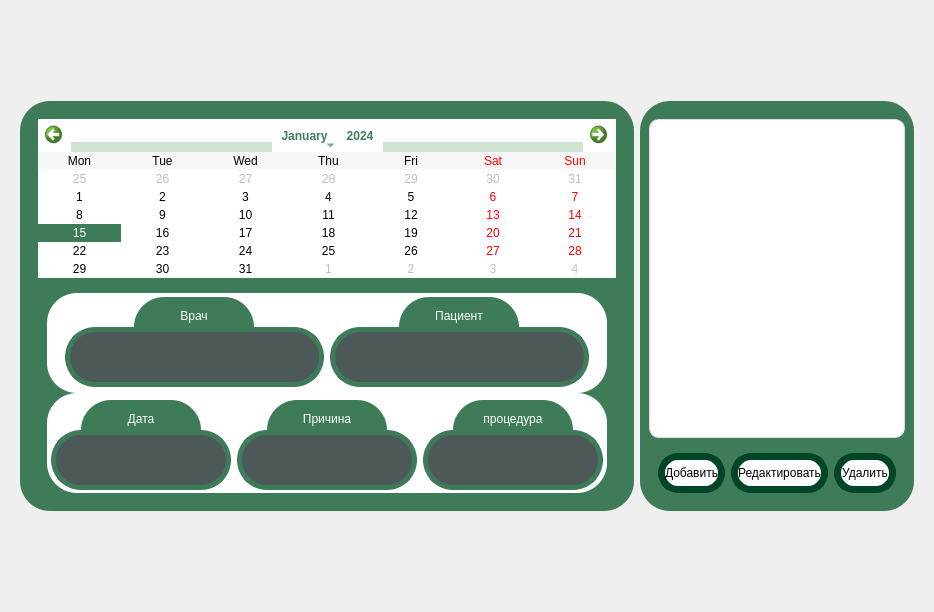
      <widget class="QWidget" name="PAppointment">
       <property name="styleSheet">
        <string notr="true">border-bottom-left-radius:30;
border-bottom-right-radius:30
</string>
       </property>
       <layout class="QVBoxLayout" name="verticalLayout_5">
        <item>
         <widget class="QWidget" name="widget_61" native="true">
          <property name="minimumSize">
           <size>
            <width>0</width>
            <height>75</height>
           </size>
          </property>
          <property name="maximumSize">
           <size>
            <width>16777215</width>
            <height>75</height>
           </size>
          </property>
         </widget>
        </item>
        <item>
         <widget class="QWidget" name="widget_60" native="true">
          <property name="styleSheet">
           <string notr="true"/>
          </property>
          <layout class="QHBoxLayout" name="horizontalLayout_5" stretch="3,2">
           <item>
            <widget class="QWidget" name="widget_63" native="true">
             <property name="styleSheet">
              <string notr="true">background: #3E7C59;
border-radius:30;</string>
             </property>
             <layout class="QVBoxLayout" name="verticalLayout_10" stretch="0,0">
              <property name="leftMargin">
               <number>18</number>
              </property>
              <property name="topMargin">
               <number>18</number>
              </property>
              <property name="rightMargin">
               <number>18</number>
              </property>
              <property name="bottomMargin">
               <number>9</number>
              </property>
              <item>
               <widget class="QCalendarWidget" name="CWAppointments">
                <property name="styleSheet">
                 <string notr="true">QCalendarWidget {
    background-color: white;
}


QCalendarWidget QWidget#qt_calendar_navigationbar {
    background-color: white;

    border-bottom: 10px solid #D0E4D4;

}

QCalendarWidget QToolButton {
    background-color: white;
    color: #3E7C59;
	font-weight:bold;
    padding: 5px;
    icon-size: 20px;
}

QCalendarWidget QToolButton:hover {
    background-color: #F0F7F4;
}

QCalendarWidget QTableView {
    background-color: white;
    selection-background-color: #3E7C59;
    selection-color: white;
    gridline-color: #E8F4EA;
}


QCalendarWidget QTableView::item:selected {
    background-color: #2A5C40; 
    color: white;
}


QCalendarWidget QTableView::item:hover {
    background-color: #F0F7F4;
}


QCalendarWidget QTableView::item:!selected:focus {
    border: 1px solid #3E7C59;
}</string>
                </property>
                <property name="verticalHeaderFormat">
                 <enum>QCalendarWidget::VerticalHeaderFormat::NoVerticalHeader</enum>
                </property>
               </widget>
              </item>
              <item>
               <widget class="QWidget" name="widget_65" native="true">
                <layout class="QVBoxLayout" name="verticalLayout_11">
                 <property name="spacing">
                  <number>0</number>
                 </property>
                 <item>
                  <widget class="QWidget" name="widget_66" native="true">
                   <property name="minimumSize">
                    <size>
                     <width>0</width>
                     <height>100</height>
                    </size>
                   </property>
                   <property name="maximumSize">
                    <size>
                     <width>16777215</width>
                     <height>100</height>
                    </size>
                   </property>
                   <property name="styleSheet">
                    <string notr="true">background:white</string>
                   </property>
                   <layout class="QGridLayout" name="gridLayout_47">
                    <property name="topMargin">
                     <number>0</number>
                    </property>
                    <property name="bottomMargin">
                     <number>0</number>
                    </property>
                    <item row="0" column="0">
                     <widget class="QWidget" name="widget_67" native="true">
                      <property name="maximumSize">
                       <size>
                        <width>16777215</width>
                        <height>110</height>
                       </size>
                      </property>
                      <property name="styleSheet">
                       <string notr="true">background:white</string>
                      </property>
                      <layout class="QGridLayout" name="gridLayout_45">
                       <property name="topMargin">
                        <number>4</number>
                       </property>
                       <property name="bottomMargin">
                        <number>6</number>
                       </property>
                       <property name="verticalSpacing">
                        <number>0</number>
                       </property>
                       <item row="0" column="0" alignment="Qt::AlignmentFlag::AlignHCenter">
                        <widget class="QWidget" name="widget_71" native="true">
                         <property name="minimumSize">
                          <size>
                           <width>120</width>
                           <height>0</height>
                          </size>
                         </property>
                         <property name="maximumSize">
                          <size>
                           <width>120</width>
                           <height>30</height>
                          </size>
                         </property>
                         <property name="styleSheet">
                          <string notr="true">background:#3E7C59;
border-radius:0;
border-top-right-radius:30;
border-top-left-radius:30;</string>
                         </property>
                         <layout class="QGridLayout" name="gridLayout_46">
                          <item row="0" column="0">
                           <widget class="QLabel" name="label_15">
                            <property name="minimumSize">
                             <size>
                              <width>0</width>
                              <height>20</height>
                             </size>
                            </property>
                            <property name="styleSheet">
                             <string notr="true">color:white;</string>
                            </property>
                            <property name="text">
                             <string>Врач</string>
                            </property>
                            <property name="alignment">
                             <set>Qt::AlignmentFlag::AlignCenter</set>
                            </property>
                           </widget>
                          </item>
                         </layout>
                        </widget>
                       </item>
                       <item row="1" column="1">
                        <widget class="QWidget" name="widget_69" native="true">
                         <property name="minimumSize">
                          <size>
                           <width>250</width>
                           <height>0</height>
                          </size>
                         </property>
                         <property name="maximumSize">
                          <size>
                           <width>300</width>
                           <height>60</height>
                          </size>
                         </property>
                         <property name="styleSheet">
                          <string notr="true">background:#4C5958;
border:5px solid #3E7C59;</string>
                         </property>
                         <layout class="QGridLayout" name="gridLayout_43">
                          <item row="0" column="0">
                           <widget class="QLabel" name="LAppointmentsPatient">
                            <property name="styleSheet">
                             <string notr="true">background: none;
border:none;
color:white;
</string>
                            </property>
                            <property name="text">
                             <string/>
                            </property>
                            <property name="alignment">
                             <set>Qt::AlignmentFlag::AlignCenter</set>
                            </property>
                           </widget>
                          </item>
                         </layout>
                        </widget>
                       </item>
                       <item row="1" column="0">
                        <widget class="QWidget" name="widget_68" native="true">
                         <property name="minimumSize">
                          <size>
                           <width>250</width>
                           <height>0</height>
                          </size>
                         </property>
                         <property name="maximumSize">
                          <size>
                           <width>300</width>
                           <height>60</height>
                          </size>
                         </property>
                         <property name="styleSheet">
                          <string notr="true">background:#4C5958;
border:5px solid #3E7C59;</string>
                         </property>
                         <layout class="QGridLayout" name="gridLayout_42">
                          <item row="0" column="0">
                           <widget class="QLabel" name="LAppointmentsMedic">
                            <property name="styleSheet">
                             <string notr="true">background: none;
border:none;
color:white;
</string>
                            </property>
                            <property name="text">
                             <string/>
                            </property>
                            <property name="alignment">
                             <set>Qt::AlignmentFlag::AlignCenter</set>
                            </property>
                           </widget>
                          </item>
                         </layout>
                        </widget>
                       </item>
                       <item row="0" column="1" alignment="Qt::AlignmentFlag::AlignHCenter">
                        <widget class="QWidget" name="widget_70" native="true">
                         <property name="minimumSize">
                          <size>
                           <width>120</width>
                           <height>0</height>
                          </size>
                         </property>
                         <property name="maximumSize">
                          <size>
                           <width>120</width>
                           <height>30</height>
                          </size>
                         </property>
                         <property name="styleSheet">
                          <string notr="true">background:#3E7C59;
border-radius:0;
border-top-right-radius:30;
border-top-left-radius:30;</string>
                         </property>
                         <layout class="QGridLayout" name="gridLayout_44">
                          <item row="0" column="0">
                           <widget class="QLabel" name="label_14">
                            <property name="minimumSize">
                             <size>
                              <width>0</width>
                              <height>20</height>
                             </size>
                            </property>
                            <property name="styleSheet">
                             <string notr="true">color:white;</string>
                            </property>
                            <property name="text">
                             <string>Пациент</string>
                            </property>
                            <property name="alignment">
                             <set>Qt::AlignmentFlag::AlignCenter</set>
                            </property>
                           </widget>
                          </item>
                         </layout>
                        </widget>
                       </item>
                      </layout>
                     </widget>
                    </item>
                   </layout>
                  </widget>
                 </item>
                 <item>
                  <widget class="QWidget" name="widget_72" native="true">
                   <property name="minimumSize">
                    <size>
                     <width>0</width>
                     <height>100</height>
                    </size>
                   </property>
                   <property name="styleSheet">
                    <string notr="true">background:white</string>
                   </property>
                   <layout class="QGridLayout" name="gridLayout_53">
                    <property name="leftMargin">
                     <number>0</number>
                    </property>
                    <property name="topMargin">
                     <number>6</number>
                    </property>
                    <property name="rightMargin">
                     <number>0</number>
                    </property>
                    <property name="bottomMargin">
                     <number>3</number>
                    </property>
                    <item row="0" column="0">
                     <widget class="QWidget" name="widget_73" native="true">
                      <property name="maximumSize">
                       <size>
                        <width>16777215</width>
                        <height>100</height>
                       </size>
                      </property>
                      <property name="styleSheet">
                       <string notr="true">background:white</string>
                      </property>
                      <layout class="QGridLayout" name="gridLayout_48">
                       <property name="leftMargin">
                        <number>4</number>
                       </property>
                       <property name="topMargin">
                        <number>1</number>
                       </property>
                       <property name="rightMargin">
                        <number>4</number>
                       </property>
                       <property name="bottomMargin">
                        <number>0</number>
                       </property>
                       <property name="horizontalSpacing">
                        <number>6</number>
                       </property>
                       <property name="verticalSpacing">
                        <number>0</number>
                       </property>
                       <item row="1" column="1">
                        <widget class="QWidget" name="widget_75" native="true">
                         <property name="minimumSize">
                          <size>
                           <width>180</width>
                           <height>0</height>
                          </size>
                         </property>
                         <property name="maximumSize">
                          <size>
                           <width>300</width>
                           <height>60</height>
                          </size>
                         </property>
                         <property name="styleSheet">
                          <string notr="true">background:#4C5958;
border:5px solid #3E7C59;</string>
                         </property>
                         <layout class="QGridLayout" name="gridLayout_50">
                          <item row="0" column="0">
                           <widget class="QLabel" name="LAppointmentsDuration">
                            <property name="styleSheet">
                             <string notr="true">background: none;
border:none;
color:white;
</string>
                            </property>
                            <property name="text">
                             <string/>
                            </property>
                            <property name="alignment">
                             <set>Qt::AlignmentFlag::AlignCenter</set>
                            </property>
                           </widget>
                          </item>
                         </layout>
                        </widget>
                       </item>
                       <item row="0" column="1" alignment="Qt::AlignmentFlag::AlignHCenter">
                        <widget class="QWidget" name="widget_77" native="true">
                         <property name="minimumSize">
                          <size>
                           <width>120</width>
                           <height>0</height>
                          </size>
                         </property>
                         <property name="maximumSize">
                          <size>
                           <width>120</width>
                           <height>30</height>
                          </size>
                         </property>
                         <property name="styleSheet">
                          <string notr="true">background:#3E7C59;
border-radius:0;
border-top-right-radius:30;
border-top-left-radius:30;</string>
                         </property>
                         <layout class="QGridLayout" name="gridLayout_52">
                          <item row="0" column="0">
                           <widget class="QLabel" name="label_18">
                            <property name="minimumSize">
                             <size>
                              <width>0</width>
                              <height>20</height>
                             </size>
                            </property>
                            <property name="styleSheet">
                             <string notr="true">color:white;</string>
                            </property>
                            <property name="text">
                             <string>Причина</string>
                            </property>
                            <property name="alignment">
                             <set>Qt::AlignmentFlag::AlignCenter</set>
                            </property>
                           </widget>
                          </item>
                         </layout>
                        </widget>
                       </item>
                       <item row="0" column="0" alignment="Qt::AlignmentFlag::AlignHCenter">
                        <widget class="QWidget" name="widget_74" native="true">
                         <property name="minimumSize">
                          <size>
                           <width>120</width>
                           <height>0</height>
                          </size>
                         </property>
                         <property name="maximumSize">
                          <size>
                           <width>120</width>
                           <height>30</height>
                          </size>
                         </property>
                         <property name="styleSheet">
                          <string notr="true">background:#3E7C59;
border-radius:0;
border-top-right-radius:30;
border-top-left-radius:30;</string>
                         </property>
                         <layout class="QGridLayout" name="gridLayout_49">
                          <item row="0" column="0">
                           <widget class="QLabel" name="label_17">
                            <property name="minimumSize">
                             <size>
                              <width>0</width>
                              <height>20</height>
                             </size>
                            </property>
                            <property name="styleSheet">
                             <string notr="true">color:white;</string>
                            </property>
                            <property name="text">
                             <string>Дата</string>
                            </property>
                            <property name="alignment">
                             <set>Qt::AlignmentFlag::AlignCenter</set>
                            </property>
                           </widget>
                          </item>
                         </layout>
                        </widget>
                       </item>
                       <item row="1" column="0">
                        <widget class="QWidget" name="widget_76" native="true">
                         <property name="minimumSize">
                          <size>
                           <width>180</width>
                           <height>0</height>
                          </size>
                         </property>
                         <property name="maximumSize">
                          <size>
                           <width>300</width>
                           <height>60</height>
                          </size>
                         </property>
                         <property name="styleSheet">
                          <string notr="true">background:#4C5958;
border:5px solid #3E7C59;</string>
                         </property>
                         <layout class="QGridLayout" name="gridLayout_51">
                          <item row="0" column="0">
                           <widget class="QLabel" name="LAppointmentsDate">
                            <property name="styleSheet">
                             <string notr="true">background: none;
border:none;
color:white;
</string>
                            </property>
                            <property name="text">
                             <string/>
                            </property>
                            <property name="alignment">
                             <set>Qt::AlignmentFlag::AlignCenter</set>
                            </property>
                           </widget>
                          </item>
                         </layout>
                        </widget>
                       </item>
                       <item row="1" column="2">
                        <widget class="QWidget" name="widget_78" native="true">
                         <property name="minimumSize">
                          <size>
                           <width>180</width>
                           <height>0</height>
                          </size>
                         </property>
                         <property name="maximumSize">
                          <size>
                           <width>300</width>
                           <height>60</height>
                          </size>
                         </property>
                         <property name="styleSheet">
                          <string notr="true">background:#4C5958;
border:5px solid #3E7C59;</string>
                         </property>
                         <layout class="QGridLayout" name="gridLayout_54">
                          <item row="0" column="0">
                           <widget class="QLabel" name="LAppointmentsService">
                            <property name="styleSheet">
                             <string notr="true">background: none;
border:none;
color:white;
</string>
                            </property>
                            <property name="text">
                             <string/>
                            </property>
                            <property name="alignment">
                             <set>Qt::AlignmentFlag::AlignCenter</set>
                            </property>
                           </widget>
                          </item>
                         </layout>
                        </widget>
                       </item>
                       <item row="0" column="2" alignment="Qt::AlignmentFlag::AlignHCenter">
                        <widget class="QWidget" name="widget_79" native="true">
                         <property name="minimumSize">
                          <size>
                           <width>120</width>
                           <height>0</height>
                          </size>
                         </property>
                         <property name="maximumSize">
                          <size>
                           <width>120</width>
                           <height>30</height>
                          </size>
                         </property>
                         <property name="styleSheet">
                          <string notr="true">background:#3E7C59;
border-radius:0;
border-top-right-radius:30;
border-top-left-radius:30;</string>
                         </property>
                         <layout class="QGridLayout" name="gridLayout_55">
                          <item row="0" column="0">
                           <widget class="QLabel" name="label_19">
                            <property name="minimumSize">
                             <size>
                              <width>0</width>
                              <height>20</height>
                             </size>
                            </property>
                            <property name="styleSheet">
                             <string notr="true">color:white;</string>
                            </property>
                            <property name="text">
                             <string>процедура</string>
                            </property>
                            <property name="alignment">
                             <set>Qt::AlignmentFlag::AlignCenter</set>
                            </property>
                           </widget>
                          </item>
                         </layout>
                        </widget>
                       </item>
                      </layout>
                     </widget>
                    </item>
                   </layout>
                  </widget>
                 </item>
                </layout>
               </widget>
              </item>
             </layout>
            </widget>
           </item>
           <item>
            <widget class="QWidget" name="widget_64" native="true">
             <property name="styleSheet">
              <string notr="true">background: #3E7C59;
border-radius:30;</string>
             </property>
             <layout class="QGridLayout" name="gridLayout_41">
              <property name="topMargin">
               <number>18</number>
              </property>
              <item row="0" column="0">
               <widget class="QTableView" name="TVAppointments">
                <property name="styleSheet">
                 <string notr="true">QHeaderView::section {
    background-color: #3E7C59;
    color: white;
    padding: 5px;
    border: none;

}

QTableView {
    background-color: white;
    border: 1px solid #e0e0e0;
    border-radius: 10px;

    gridline-color: #e0e0e0;
}

QTableView::item {
    background-color: white;
    border: 1px solid #e0e0e0;
    border-radius: 4px;
    padding: 5px;
}

QTableView::item:selected {
    background-color: #e0e0e0;
    color: black;
}</string>
                </property>
                <property name="editTriggers">
                 <set>QAbstractItemView::EditTrigger::NoEditTriggers</set>
                </property>
                <attribute name="horizontalHeaderDefaultSectionSize">
                 <number>150</number>
                </attribute>
                <attribute name="horizontalHeaderStretchLastSection">
                 <bool>true</bool>
                </attribute>
               </widget>
              </item>
              <item row="1" column="0">
               <widget class="QWidget" name="AdminPanel1" native="true">
                <property name="maximumSize">
                 <size>
                  <width>16777215</width>
                  <height>60</height>
                 </size>
                </property>
                <layout class="QHBoxLayout" name="horizontalLayout_9">
                 <item alignment="Qt::AlignmentFlag::AlignTop">
                  <widget class="QPushButton" name="PBAppointmentAdd">
                   <property name="minimumSize">
                    <size>
                     <width>0</width>
                     <height>40</height>
                    </size>
                   </property>
                   <property name="styleSheet">
                    <string notr="true">QPushButton{
	border-radius:20;
	background-color:white;
	color:black;
	border: 7px solid #004528;
}

QPushButton:hover{
        background-color:#ACACAC;
}</string>
                   </property>
                   <property name="text">
                    <string>Добавить</string>
                   </property>
                   <property name="autoDefault">
                    <bool>false</bool>
                   </property>
                  </widget>
                 </item>
                 <item alignment="Qt::AlignmentFlag::AlignTop">
                  <widget class="QPushButton" name="PBAppointmentEdit">
                   <property name="enabled">
                    <bool>true</bool>
                   </property>
                   <property name="minimumSize">
                    <size>
                     <width>0</width>
                     <height>40</height>
                    </size>
                   </property>
                   <property name="styleSheet">
                    <string notr="true">QPushButton{
	border-radius:20;
	background-color:white;
	color:black;
	border: 7px solid #004528;
}

QPushButton:hover{
        background-color:#ACACAC;
}</string>
                   </property>
                   <property name="text">
                    <string>Редактировать</string>
                   </property>
                   <property name="autoDefault">
                    <bool>false</bool>
                   </property>
                  </widget>
                 </item>
                 <item alignment="Qt::AlignmentFlag::AlignTop">
                  <widget class="QPushButton" name="PBAppointmentDelete">
                   <property name="minimumSize">
                    <size>
                     <width>0</width>
                     <height>40</height>
                    </size>
                   </property>
                   <property name="styleSheet">
                    <string notr="true">QPushButton{
	border-radius:20;
	background-color:white;
	color:black;
	border: 7px solid #004528;
}

QPushButton:hover{
        background-color:#ACACAC;
}</string>
                   </property>
                   <property name="text">
                    <string>Удалить</string>
                   </property>
                   <property name="checkable">
                    <bool>false</bool>
                   </property>
                  </widget>
                 </item>
                </layout>
               </widget>
              </item>
             </layout>
            </widget>
           </item>
          </layout>
         </widget>
        </item>
        <item>
         <widget class="QWidget" name="widget_62" native="true">
          <property name="minimumSize">
           <size>
            <width>0</width>
            <height>75</height>
           </size>
          </property>
          <property name="maximumSize">
           <size>
            <width>16777215</width>
            <height>75</height>
           </size>
          </property>
         </widget>
        </item>
       </layout>
      </widget>
